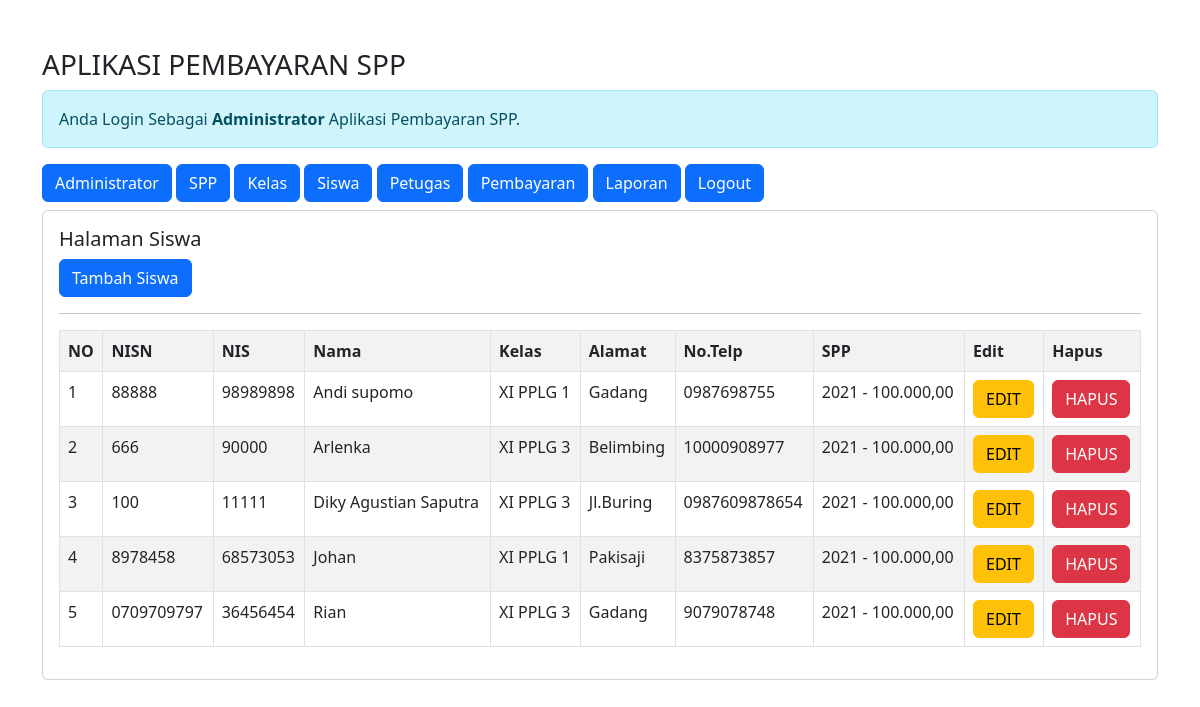
The app's page /admin/admin.php?url=siswa (signed in) with its own data.
### tables this page shows
CREATE TABLE `siswa` (
  `nisn` char(10) NOT NULL,
  `nis` char(8) NOT NULL,
  `nama_siswa` varchar(35) NOT NULL,
  `id_kelas` int(11) NOT NULL,
  `alamat` text NOT NULL,
  `telp` varchar(13) NOT NULL,
  `id_spp` int(11) NOT NULL
);

CREATE TABLE `kelas` (
  `id_kelas` int(11) NOT NULL,
  `nama_kelas` varchar(10) NOT NULL,
  `jurusan` varchar(50) NOT NULL
);

CREATE TABLE `spp` (
  `id_spp` int(11) NOT NULL,
  `tahun` int(11) NOT NULL,
  `nominal` int(11) NOT NULL
);

### admin/siswa.php (the view)
<h5>Halaman Siswa</h5>
<a href="?url=tambah-siswa" class="btn btn-primary">Tambah Siswa</a>
<hr>
<table class="table table-striped table-bordered">
    <tr class="fw-bold">
        <td>NO</td>
        <td>NISN</td>
        <td>NIS</td>
        <td>Nama</td>
        <td>Kelas</td>
        <td>Alamat</td>
        <td>No.Telp</td>
        <td>SPP</td>
        <td>Edit</td>
        <td>Hapus</td>
    </tr>
    <?php
    include '../koneksi.php';
    $no = 1;
    $sql = "SELECT * FROM siswa,spp,kelas WHERE siswa.id_kelas=kelas.id_kelas AND siswa.id_spp=spp.id_spp
    ORDER BY nama_siswa ASC";
    $query = mysqli_query($conn,$sql);
    foreach($query as $data){ ?>
    <tr>
        <td><?= $no++;?></td>
        <td><?= $data['nisn']?></td>
        <td><?= $data['nis']?></td>
        <td><?= $data['nama_siswa']?></td>
        <td><?= $data['nama_kelas']?></td>
        <td><?= $data['alamat']?></td>
        <td><?= $data['telp']?></td>
        <td><?= $data['tahun']?> - <?= number_format($data['nominal'],2,',','.');?></td>
        <td>
            <a href="?url=edit-siswa&nisn=<?= $data['nisn']?>" class="btn btn-warning">EDIT</a>
        </td>
        <td>
            <a onclick="return confirm('Apakah anda yakin?')" href="?url=hapus-siswa&nisn=<?= $data['nisn']?>" class="btn btn-danger">HAPUS</a>
        </td>
    </tr>
    <?php } ?>
</table>

### admin/admin.php (shortened to what this page needs)
<!DOCTYPE html>
<html lang="en">
<head>
    <link href = "../assets/css/bootstrap.min.css" rel="stylesheet">
</head>
<body>
    <div class="container mt-5">
        <h3>APLIKASI PEMBAYARAN SPP</h3>
        <div class="alert alert-info">
            Anda Login Sebagai <b>Administrator</b> Aplikasi Pembayaran SPP.
        </div>
        <a href="admin.php" class="btn btn-primary">Administrator</a>
        <a href="admin.php?url=spp" class="btn btn-primary">SPP</a>
        <a href="admin.php?url=kelas" class="btn btn-primary">Kelas</a>
        <a href="admin.php?url=siswa" class="btn btn-primary">Siswa</a>
        <a href="admin.php?url=petugas" class="btn btn-primary">Petugas</a>
        <a href="admin.php?url=pembayaran" class="btn btn-primary">Pembayaran</a>
        <a href="admin.php?url=laporan" class="btn btn-primary">Laporan</a>
        <a href="admin.php?url=logout" class="btn btn-primary">Logout</a>
        <div class="card mt-2">
            <div class="card-body">
                <?php
                $file = @$_GET['url'];
                if(empty($file)){
                    echo "<h4>Selamat Datang Di Halaman Administrator</h4>";
                    echo "Pembayaran SPP digunakan untuk mempermudah  dalam mencatat pembayaran siswa / siswi di sekolah";
                }else{
                    include $file.'.php';
                }
                ?>
            </div>
        </div>
    </div>
</body>
</html>

### records on screen
siswa: nisn "88888", nis "98989898", nama_siswa "Andi supomo", id_kelas.nama_kelas "XI PPLG 1", alamat "Gadang", telp "0987698755", id_spp.tahun "2021", id_spp.nominal "100.000,00"
siswa: nisn "666", nis "90000", nama_siswa "Arlenka", id_kelas.nama_kelas "XI PPLG 3", alamat "Belimbing", telp "10000908977", id_spp.tahun "2021", id_spp.nominal "100.000,00"
siswa: nisn "100", nis "11111", nama_siswa "Diky Agustian Saputra", id_kelas.nama_kelas "XI PPLG 3", alamat "Jl.Buring", telp "0987609878654", id_spp.tahun "2021", id_spp.nominal "100.000,00"
siswa: nisn "8978458", nis "68573053", nama_siswa "Johan", id_kelas.nama_kelas "XI PPLG 1", alamat "Pakisaji", telp "8375873857", id_spp.tahun "2021", id_spp.nominal "100.000,00"
siswa: nisn "0709709797", nis "36456454", nama_siswa "Rian", id_kelas.nama_kelas "XI PPLG 3", alamat "Gadang", telp "9079078748", id_spp.tahun "2021", id_spp.nominal "100.000,00"
